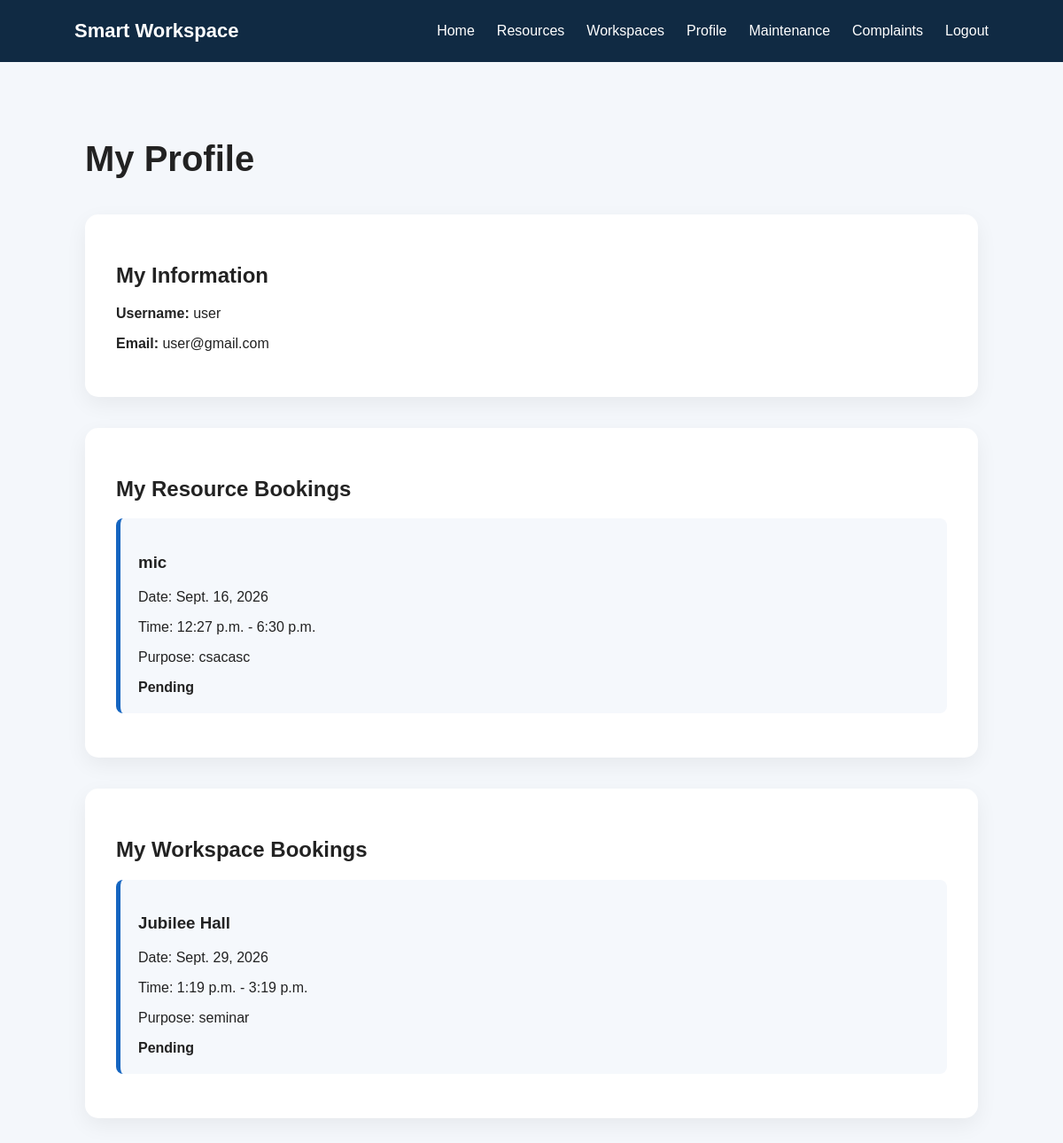
/profile/ (signed in), run on the app's committed database.
### workspace/models.py (models this page shows, shortened)
class ResourceBooking(models.Model):
    STATUS_CHOICES = [
        ('Pending', 'Pending'),
        ('Approved', 'Approved'),
        ('Rejected', 'Rejected'),
        ('Cancelled', 'Cancelled'),
    ]
    user = models.ForeignKey(User, on_delete=models.CASCADE)
    resource = models.ForeignKey(Resource, on_delete=models.CASCADE)
    purpose = models.CharField(max_length=255)
    department = models.CharField(max_length=100)
    booking_date = models.DateField()
    start_time = models.TimeField()
    end_time = models.TimeField()
    status = models.CharField(
        max_length=20,
        choices=STATUS_CHOICES,
        default='Pending'
    )
    created_at = models.DateTimeField(auto_now_add=True)

class Resource(models.Model):
    RESOURCE_TYPES = [
        ('Equipment', 'Equipment'),
        ('Projector', 'Projector'),
        ('Computer', 'Computer'),
        ('Other', 'Other'),
    ]
    name = models.CharField(max_length=100)
    resource_type = models.CharField(max_length=50, choices=RESOURCE_TYPES)
    description = models.TextField()
    previous_uses = models.TextField(blank=True)
    image = models.ImageField(upload_to='resources/', blank=True, null=True)
    department = models.CharField(max_length=100, blank=True)
    available = models.BooleanField(default=True)

class WorkspaceBooking(models.Model):
    STATUS_CHOICES = [
        ('Pending', 'Pending'),
        ('Approved', 'Approved'),
        ('Rejected', 'Rejected'),
        ('Cancelled', 'Cancelled'),
    ]
    user = models.ForeignKey(User, on_delete=models.CASCADE)
    workspace = models.ForeignKey(Workspace, on_delete=models.CASCADE)
    purpose = models.CharField(max_length=255)
    department = models.CharField(max_length=100)
    booking_date = models.DateField()
    start_time = models.TimeField()
    end_time = models.TimeField()
    status = models.CharField(
        max_length=20,
        choices=STATUS_CHOICES,
        default='Pending'
    )
    created_at = models.DateTimeField(auto_now_add=True)

class Workspace(models.Model):
    WORKSPACE_TYPES = [
        ('Meeting Room', 'Meeting Room'),
        ('Seminar Hall', 'Seminar Hall'),
        ('Workstation', 'Workstation'),
        ('Conference Room', 'Conference Room'),
    ]
    name = models.CharField(max_length=100)
    workspace_type = models.CharField(max_length=50, choices=WORKSPACE_TYPES)
    description = models.TextField()
    capacity = models.IntegerField(default=1)
    location = models.CharField(max_length=150)
    image = models.ImageField(upload_to='workspaces/', blank=True, null=True)
    available = models.BooleanField(default=True)

### workspace/views.py (the view)
# urls.py: path('profile/', views.profile, name='profile'),
@login_required
def profile(request):
    resource_bookings = ResourceBooking.objects.filter(
        user=request.user
    ).order_by('-booking_date')
    workspace_bookings = WorkspaceBooking.objects.filter(
        user=request.user
    ).order_by('-booking_date')
    return render(
        request,
        'workspace/profile.html',
        {
            'resource_bookings': resource_bookings,
            'workspace_bookings': workspace_bookings
        }
    )

### workspace/templates/workspace/profile.html
{% extends 'workspace/base.html' %}
{% block content %}
<div class="page">
    <h1>My Profile</h1>
    <section class="profile-box">
        <h2>My Information</h2>
        <p>
            <strong>Username:</strong>
            {{ user.username }}
        </p>
        <p>
            <strong>Email:</strong>
            {{ user.email }}
        </p>
    </section>
    <section class="booking-list">
        <h2>My Resource Bookings</h2>
        {% for booking in resource_bookings %}
        <div class="booking-item">
            <h3>
                {{ booking.resource.name }}
            </h3>
            <p>
                Date: {{ booking.booking_date }}
            </p>
            <p>
                Time:
                {{ booking.start_time }}
                -
                {{ booking.end_time }}
            </p>
            <p>
                Purpose: {{ booking.purpose }}
            </p>
            <strong>
                {{ booking.status }}
            </strong>
        </div>
        {% empty %}
        <p>No resource bookings.</p>
        {% endfor %}
    </section>
    <section class="booking-list">
        <h2>My Workspace Bookings</h2>
        {% for booking in workspace_bookings %}
        <div class="booking-item">
            <h3>
                {{ booking.workspace.name }}
            </h3>
            <p>
                Date: {{ booking.booking_date }}
            </p>
            <p>
                Time:
                {{ booking.start_time }}
                -
                {{ booking.end_time }}
            </p>
            <p>
                Purpose: {{ booking.purpose }}
            </p>
            <strong>
                {{ booking.status }}
            </strong>
        </div>
        {% empty %}
        <p>No workspace bookings.</p>
        {% endfor %}
    </section>
</div>
{% endblock %}

### workspace/templates/workspace/base.html (shortened to what this page needs)
{% load static %}
<!DOCTYPE html>
<html>
<head>
    <link rel="stylesheet"
          href="{% static 'workspace/style.css' %}">
</head>
<body>
<nav>
    <div class="logo">
        Smart Workspace
    </div>
    {% if user.is_authenticated %}
    <div class="nav-links">
        <a href="{% url 'home' %}">Home</a>
        <a href="{% url 'resources' %}">
            Resources
        </a>
        <a href="{% url 'workspaces' %}">
            Workspaces
        </a>
        <a href="{% url 'profile' %}">
            Profile
        </a>
        <a href="{% url 'maintenance' %}">
            Maintenance
        </a>
        <a href="{% url 'complaint' %}">
            Complaints
        </a>
        <a href="{% url 'logout' %}">
            Logout
        </a>
    </div>
    {% endif %}
</nav>
{% block content %}
{% endblock %}
</body>
</html>

### workspace/static/workspace/style.css (style rules this page uses)
* { box-sizing: border-box; }
body { margin: 0; font-family: Arial, sans-serif; background: #f4f7fb; color: #222; }
nav { height: 70px; background: #102a43; color: white; display: flex; align-items: center; justify-content: space-between; padding: 0 7%; }
.logo { font-size: 22px; font-weight: bold; }
.nav-links { display: flex; gap: 25px; }
.nav-links a { color: white; text-decoration: none; }
.page { padding: 60px 8%; }
.page h1 { font-size: 40px; margin-bottom: 40px; }
.info-section, .schedule, .booking-section, .profile-box, .booking-list { background: white; padding: 35px; border-radius: 15px; margin-bottom: 35px; box-shadow: 0 8px 25px rgba(0, 0, 0, 0.06); }
.booking-item { border-left: 5px solid #1565c0; padding: 20px; margin-bottom: 15px; background: #f5f8fc; border-radius: 8px; }

### data on the page
ResourceBooking: resource.name "mic", booking_date "Sept. 16, 2026", start_time "12:27 p.m.", end_time "6:30 p.m.", purpose "csacasc", status "Pending"
WorkspaceBooking: workspace.name "Jubilee Hall", booking_date "Sept. 29, 2026", start_time "1:19 p.m.", end_time "3:19 p.m.", purpose "seminar", status "Pending"

### other printed values
{{ user.username }} "user"
{{ user.email }} "user@gmail.com"
